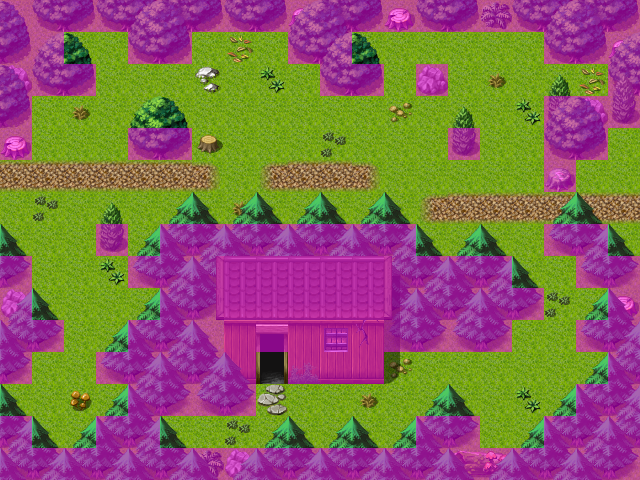

Rendered tile map (Tiled .tmx) drawn with the repository's tilesets; below, a short description and the map source with its tile grids summarised:
An orthogonal 20x15 tile map with 32x32 px tiles, 4 tile layers (Ground, Objects, Above, Walkable), 40 tilesets and 6 objects (3x mapchange, 3x spawn).

<map version="1.0" orientation="orthogonal" width="20" height="15" tilewidth="32" tileheight="32">
 <properties>
  <property name="outdoors" value="1" />
 </properties>
 <tileset firstgid="1" name="map_bed_1" tilewidth="32" tileheight="32">
  <image source="../drawable/map_bed_1.png" width="512" height="256" />
 </tileset>
 <tileset firstgid="129" name="map_border_1" tilewidth="32" tileheight="32">
  <image source="../drawable/map_border_1.png" width="512" height="256" />
 </tileset>
 <tileset firstgid="257" name="map_bridge_1" tilewidth="32" tileheight="32">
  <image source="../drawable/map_bridge_1.png" width="512" height="256" />
 </tileset>
 <tileset firstgid="385" name="map_broken_1" tilewidth="32" tileheight="32">
  <image source="../drawable/map_broken_1.png" width="512" height="256" />
 </tileset>
 <tileset firstgid="513" name="map_cavewall_1" tilewidth="32" tileheight="32">
  <image source="../drawable/map_cavewall_1.png" width="576" height="192" />
 </tileset>
 <tileset firstgid="621" name="map_cavewall_2" tilewidth="32" tileheight="32">
  <image source="../drawable/map_cavewall_2.png" width="576" height="192" />
 </tileset>
 <tileset firstgid="729" name="map_cavewall_3" tilewidth="32" tileheight="32">
  <image source="../drawable/map_cavewall_3.png" width="576" height="192" />
 </tileset>
 <tileset firstgid="837" name="map_chair_table_1" tilewidth="32" tileheight="32">
  <image source="../drawable/map_chair_table_1.png" width="512" height="256" />
 </tileset>
 <tileset firstgid="965" name="map_crate_1" tilewidth="32" tileheight="32">
  <image source="../drawable/map_crate_1.png" width="512" height="256" />
 </tileset>
 <tileset firstgid="1093" name="map_cupboard_1" tilewidth="32" tileheight="32">
  <image source="../drawable/map_cupboard_1.png" width="512" height="256" />
 </tileset>
 <tileset firstgid="1221" name="map_curtain_1" tilewidth="32" tileheight="32">
  <image source="../drawable/map_curtain_1.png" width="512" height="256" />
 </tileset>
 <tileset firstgid="1349" name="map_entrance_1" tilewidth="32" tileheight="32">
  <image source="../drawable/map_entrance_1.png" width="512" height="256" />
 </tileset>
 <tileset firstgid="1477" name="map_fence_1" tilewidth="32" tileheight="32">
  <image source="../drawable/map_fence_1.png" width="512" height="256" />
 </tileset>
 <tileset firstgid="1605" name="map_fence_2" tilewidth="32" tileheight="32">
  <image source="../drawable/map_fence_2.png" width="512" height="256" />
 </tileset>
 <tileset firstgid="1733" name="map_ground_1" tilewidth="32" tileheight="32">
  <image source="../drawable/map_ground_1.png" width="512" height="256" />
 </tileset>
 <tileset firstgid="1861" name="map_ground_2" tilewidth="32" tileheight="32">
  <image source="../drawable/map_ground_2.png" width="512" height="256" />
 </tileset>
 <tileset firstgid="1989" name="map_ground_3" tilewidth="32" tileheight="32">
  <image source="../drawable/map_ground_3.png" width="512" height="256" />
 </tileset>
 <tileset firstgid="2117" name="map_ground_4" tilewidth="32" tileheight="32">
  <image source="../drawable/map_ground_4.png" width="512" height="256" />
 </tileset>
 <tileset firstgid="2245" name="map_ground_5" tilewidth="32" tileheight="32">
  <image source="../drawable/map_ground_5.png" width="512" height="256" />
 </tileset>
 <tileset firstgid="2373" name="map_ground_6" tilewidth="32" tileheight="32">
  <image source="../drawable/map_ground_6.png" width="512" height="256" />
 </tileset>
 <tileset firstgid="2501" name="map_ground_7" tilewidth="32" tileheight="32">
  <image source="../drawable/map_ground_7.png" width="512" height="256" />
 </tileset>
 <tileset firstgid="2629" name="map_ground_8" tilewidth="32" tileheight="32">
  <image source="../drawable/map_ground_8.png" width="512" height="256" />
 </tileset>
 <tileset firstgid="2757" name="map_indoor_1" tilewidth="32" tileheight="32">
  <image source="../drawable/map_indoor_1.png" width="512" height="256" />
 </tileset>
 <tileset firstgid="2885" name="map_kitchen_1" tilewidth="32" tileheight="32">
  <image source="../drawable/map_kitchen_1.png" width="512" height="256" />
 </tileset>
 <tileset firstgid="3013" name="map_outdoor_1" tilewidth="32" tileheight="32">
  <image source="../drawable/map_outdoor_1.png" width="512" height="256" />
 </tileset>
 <tileset firstgid="3141" name="map_pillar_1" tilewidth="32" tileheight="32">
  <image source="../drawable/map_pillar_1.png" width="512" height="256" />
 </tileset>
 <tileset firstgid="3269" name="map_plant_1" tilewidth="32" tileheight="32">
  <image source="../drawable/map_plant_1.png" width="512" height="256" />
 </tileset>
 <tileset firstgid="3397" name="map_rock_1" tilewidth="32" tileheight="32">
  <image source="../drawable/map_rock_1.png" width="512" height="256" />
 </tileset>
 <tileset firstgid="3525" name="map_roof_1" tilewidth="32" tileheight="32">
  <image source="../drawable/map_roof_1.png" width="512" height="256" />
 </tileset>
 <tileset firstgid="3653" name="map_roof_2" tilewidth="32" tileheight="32">
  <image source="../drawable/map_roof_2.png" width="512" height="256" />
 </tileset>
 <tileset firstgid="3781" name="map_shop_1" tilewidth="32" tileheight="32">
  <image source="../drawable/map_shop_1.png" width="512" height="256" />
 </tileset>
 <tileset firstgid="3909" name="map_sign_ladder_1" tilewidth="32" tileheight="32">
  <image source="../drawable/map_sign_ladder_1.png" width="512" height="256" />
 </tileset>
 <tileset firstgid="4037" name="map_table_1" tilewidth="32" tileheight="32">
  <image source="../drawable/map_table_1.png" width="512" height="256" />
 </tileset>
 <tileset firstgid="4165" name="map_trail_1" tilewidth="32" tileheight="32">
  <image source="../drawable/map_trail_1.png" width="512" height="256" />
 </tileset>
 <tileset firstgid="4293" name="map_tree_1" tilewidth="32" tileheight="32">
  <image source="../drawable/map_tree_1.png" width="512" height="256" />
 </tileset>
 <tileset firstgid="4421" name="map_wall_1" tilewidth="32" tileheight="32">
  <image source="../drawable/map_wall_1.png" width="512" height="256" />
 </tileset>
 <tileset firstgid="4549" name="map_wall_2" tilewidth="32" tileheight="32">
  <image source="../drawable/map_wall_2.png" width="480" height="256" />
 </tileset>
 <tileset firstgid="4669" name="map_wall_3" tilewidth="32" tileheight="32">
  <image source="../drawable/map_wall_3.png" width="480" height="256" />
 </tileset>
 <tileset firstgid="4789" name="map_window_1" tilewidth="32" tileheight="32">
  <image source="../drawable/map_window_1.png" width="512" height="256" />
 </tileset>
 <tileset firstgid="4917" name="map_window_2" tilewidth="32" tileheight="32">
  <image source="../drawable/map_window_2.png" width="512" height="256" />
 </tileset>
 <layer name="Ground" width="20" height="15">
  <data>[300 cells, 300 non-empty, 8 distinct tile ids]</data>
 </layer>
 <layer name="Objects" width="20" height="15">
  <data>[300 cells, 161 non-empty, 29 distinct tile ids]</data>
 </layer>
 <layer name="Above" width="20" height="15">
  <data>[300 cells, 66 non-empty, 11 distinct tile ids]</data>
 </layer>
 <layer name="Walkable" width="20" height="15">
  <data>[300 cells, 147 non-empty, 1 distinct tile ids]</data>
 </layer>
 <objectgroup name="Mapevents" width="0" height="0">
  <object name="west" type="mapchange" x="0" y="160" width="32" height="96">
   <properties>
    <property name="map" value="wild14" />
    <property name="place" value="east" />
   </properties>
  </object>
  <object name="east" type="mapchange" x="608" y="128" width="32" height="128">
   <properties>
    <property name="map" value="road1" />
    <property name="place" value="west" />
   </properties>
  </object>
  </objectgroup>
 <objectgroup name="Spawn" width="0" height="0">
  <!-- 3 objects omitted --></objectgroup>
 <objectgroup name="Keys" width="0" height="0" />
</map>
<!-- 4 of 6 objects omitted -->
